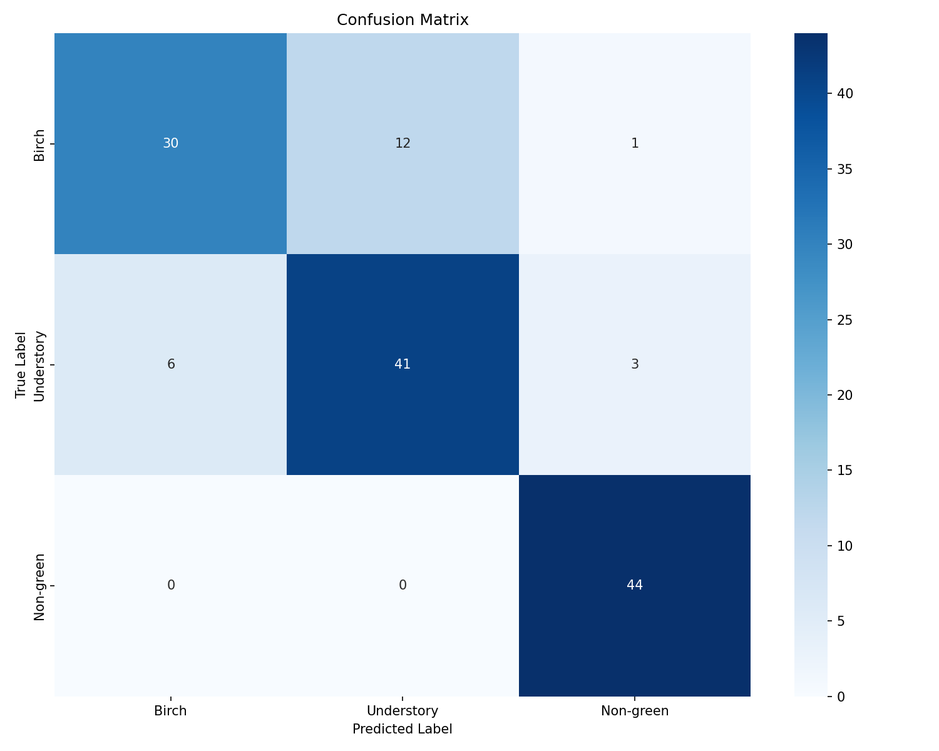
%> input picture confusion_matrix.png, 939 x 751 px, shrunk from 1500 x 1200 before the run
$ octave --eval "result = detect_frame_coordinates('../confusion_matrix.png');"   (GNU Octave 9; MATLAB toolbox functions it lacks are replaced by stand-ins)
%> lines starting %> are read from the running program, lines starting %| are printed output that depends on the picture; in (x1, y1, x2, y2) boxes, pixels count from 0 and x2, y2 are one past the last pixel; in counts of white or black regions, pixels touching at a corner belong together; the program's own positions count from 1
% filepath: detect_frame_coordinates.m
function frameCoordinates = detect_frame_coordinates(imagePath)
%> called with imagePath = '../confusion_matrix.png'
% Detects the frame coordinates in an image automatically.
%
%   Args:
%       imagePath (char): Path to the image file.
%
%   Returns:
%       frameCoordinates (numeric): Coordinates of the frame [x1, y1, x2, y2],
%                                  or NaN if frame detection fails.

try
    % Load the image
    img = imread(imagePath);
%> img is the input picture: size 751x939x3 uint8; mean R, G, B 188.2, 207, 225.8

    % Convert to grayscale
    gray = rgb2gray(img);
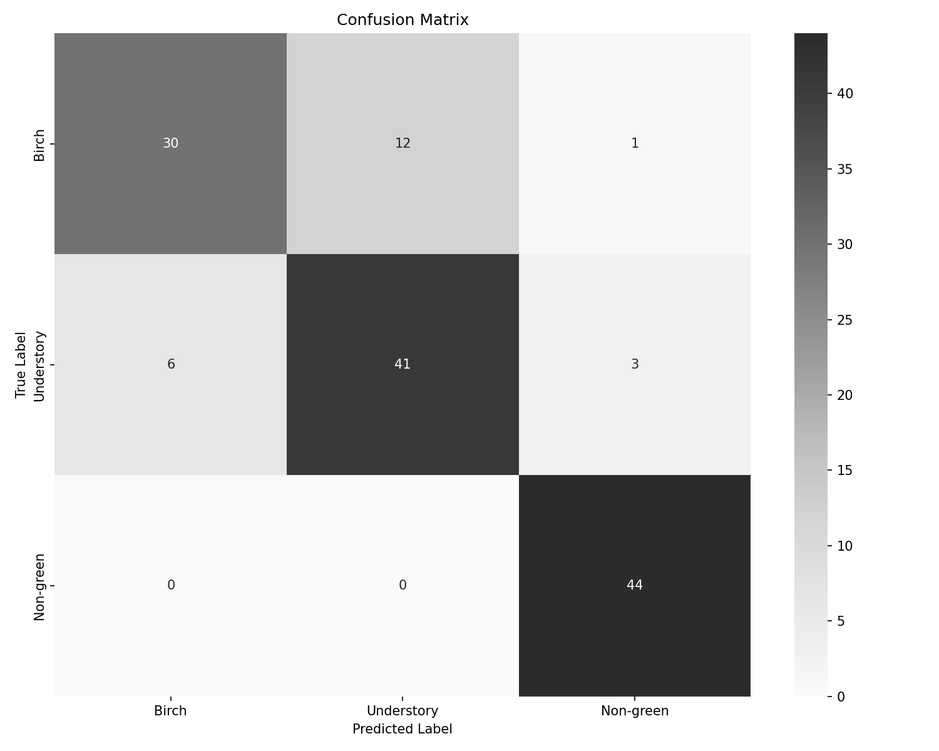
%> gray: size 751x939 uint8; min 0, max 255, mean 203.5

    % Edge detection (Canny)
    edges = edge(gray, 'Canny');
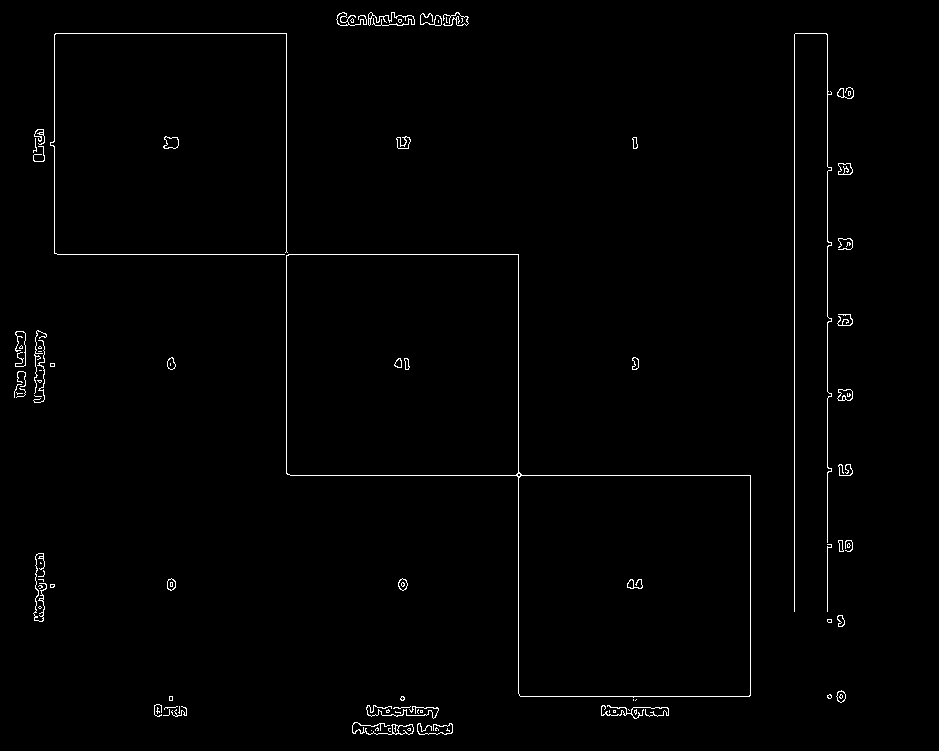
%> edges: size 751x939 logical; 1.1% white in thin lines or dots, all inside (x1, y1, x2, y2) = (14, 12, 854, 735)

    % Hough transform
    [H, theta, rho] = hough(edges);
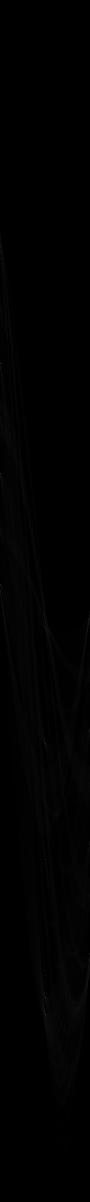
%> H: size 2403x180 double (shown at 1/2 size); min 0, max 578, mean 3.1; drawn with min black and max white
%> theta = 180 values from -90 to 89; rho = 2403 values from -1201 to 1201
    peaks = houghpeaks(H, 10, 'threshold', ceil(0.3*max(H(:))));
%> peaks = [1996 91; 2029 91; 727 1; 948 1; 1488 91; 1720 91; 1169 1; 506 1; 1256 91; 1952 91]
    lines = houghlines(edges, theta, rho, peaks, 'FillGap', 50, 'MinLength', 100);
%> lines = 10 lines; longest, point1 to point2 (x, y): (828, 35) to (828, 622), (795, 35) to (795, 612), (291, 476) to (851, 476), (58, 255) to (519, 255), (287, 34) to (287, 474), (519, 255) to (519, 694)

    if isempty(lines)
        fprintf('No lines detected.\n');
        frameCoordinates = NaN;
        return;
    end

    % Filter lines (horizontal and vertical)
    horizontalLines = [];
    verticalLines = [];
    for k = 1:length(lines)
        angle = abs(lines(k).theta);
        if angle < 45 || angle > 135 % Roughly vertical
            verticalLines = [verticalLines, lines(k)];
        else % Roughly horizontal
            horizontalLines = [horizontalLines, lines(k)];
        end
    end
%> this loop made 10 passes
%> (angle, verticalLines) on pass 1: (0, 1 line; point1 to point2 (x, y): (795, 35) to (795, 612))
%> (angle, horizontalLines) on pass 3: (90, 1 line; point1 to point2 (x, y): (291, 476) to (851, 476))

    if isempty(horizontalLines) || isempty(verticalLines)
        fprintf('Not enough horizontal or vertical lines detected.\n');
        frameCoordinates = NaN;
        return;
    end

    % Find extreme lines
    topLine = find_extreme_line(horizontalLines, 'min', 'y');
%> in find_extreme_line, `coords = arrayfun(@(line) (line.point1(2) + line.point2(2)) / 2, lines);`: coords = [476 255 34 697]
%> in find_extreme_line, `[~, idx] = min(coords);`: idx = 3
%> in find_extreme_line, `extremeLine = lines(idx);`: extremeLine = 1 line; point1 to point2 (x, y): (56, 34) to (287, 34)
%> topLine has the same summary as extremeLine in find_extreme_line
    bottomLine = find_extreme_line(horizontalLines, 'max', 'y');
%> bottomLine = 1 line; point1 to point2 (x, y): (521, 697) to (750, 697)
    leftLine = find_extreme_line(verticalLines, 'min', 'x');
%> leftLine = 1 line; point1 to point2 (x, y): (55, 35) to (55, 254)
    rightLine = find_extreme_line(verticalLines, 'max', 'x');
%> rightLine = 1 line; point1 to point2 (x, y): (828, 35) to (828, 622)

    % Calculate intersection points
    topLeft = line_intersection(topLine, leftLine);
    topRight = line_intersection(topLine, rightLine);
    bottomLeft = line_intersection(bottomLine, leftLine);
    bottomRight = line_intersection(bottomLine, rightLine);

    if any(isnan([topLeft, topRight, bottomLeft, bottomRight]))
        fprintf('Could not find all intersection points.\n');
        frameCoordinates = NaN;
        return;
    end

    % Extract coordinates
    x1 = round(topLeft(1));
    y1 = round(topLeft(2));
    x2 = round(bottomRight(1));
    y2 = round(bottomRight(2));

    frameCoordinates = [x1, y1, x2, y2];

catch ME
    fprintf('An error occurred: %s\n', ME.message);
    frameCoordinates = NaN;
end
end

function extremeLine = find_extreme_line(lines, minOrMax, xOrY)
% Finds the line with the minimum or maximum x or y coordinate.
if isempty(lines)
    extremeLine = NaN;
    return;
end

if strcmp(xOrY, 'x')
    coords = arrayfun(@(line) (line.point1(1) + line.point2(1)) / 2, lines);
else
    coords = arrayfun(@(line) (line.point1(2) + line.point2(2)) / 2, lines);
end

if strcmp(minOrMax, 'min')
    [~, idx] = min(coords);
else
    [~, idx] = max(coords);
end

extremeLine = lines(idx);
end

function intersection = line_intersection(line1, line2)
% Calculates the intersection point of two lines.
if isnan(line1) || isnan(line2)
    intersection = [NaN, NaN];
    return;
end

x1 = line1.point1(1);
y1 = line1.point1(2);
x2 = line1.point2(1);
y2 = line1.point2(2);

x3 = line2.point1(1);
y3 = line2.point1(2);
x4 = line2.point2(1);
y4 = line2.point2(2);

denom = (x1 - x2) * (y3 - y4) - (y1 - y2) * (x3 - x4);
if denom == 0
    intersection = [NaN, NaN]; % Lines are parallel
    return;
end

px = ((x1 * y2 - y1 * x2) * (x3 - x4) - (x1 - x2) * (x3 * y4 - y3 * x4)) / denom;
py = ((x1 * y2 - y1 * x2) * (y3 - y4) - (y1 - y2) * (x3 * y4 - y3 * x4)) / denom;

intersection = [px, py];
end
